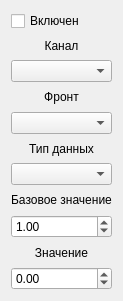
<?xml version="1.0" encoding="UTF-8"?>
<ui version="4.0">
 <class>OScopeTriggerWgt</class>
 <widget class="QWidget" name="OScopeTriggerWgt">
  <property name="geometry">
   <rect>
    <x>0</x>
    <y>0</y>
    <width>121</width>
    <height>301</height>
   </rect>
  </property>
  <property name="windowTitle">
   <string>Form</string>
  </property>
  <layout class="QVBoxLayout" name="verticalLayout">
   <item>
    <widget class="QCheckBox" name="cbTrigEnabled">
     <property name="text">
      <string>Включен</string>
     </property>
    </widget>
   </item>
   <item>
    <widget class="QLabel" name="lblTrigChannel">
     <property name="text">
      <string>Канал</string>
     </property>
     <property name="alignment">
      <set>Qt::AlignCenter</set>
     </property>
    </widget>
   </item>
   <item>
    <widget class="QComboBox" name="cbTrigChannel"/>
   </item>
   <item>
    <widget class="QLabel" name="lblTrigType">
     <property name="text">
      <string>Фронт</string>
     </property>
     <property name="alignment">
      <set>Qt::AlignCenter</set>
     </property>
    </widget>
   </item>
   <item>
    <widget class="QComboBox" name="cbTrigType"/>
   </item>
   <item>
    <widget class="QLabel" name="lblDataType">
     <property name="text">
      <string>Тип данных</string>
     </property>
     <property name="alignment">
      <set>Qt::AlignCenter</set>
     </property>
    </widget>
   </item>
   <item>
    <widget class="QComboBox" name="cbDataType"/>
   </item>
   <item>
    <widget class="QLabel" name="lblBaseValue">
     <property name="text">
      <string>Базовое значение</string>
     </property>
     <property name="alignment">
      <set>Qt::AlignCenter</set>
     </property>
    </widget>
   </item>
   <item>
    <widget class="QDoubleSpinBox" name="dsbBaseValue">
     <property name="minimum">
      <double>0.010000000000000</double>
     </property>
     <property name="maximum">
      <double>2147483647.000000000000000</double>
     </property>
     <property name="stepType">
      <enum>QAbstractSpinBox::AdaptiveDecimalStepType</enum>
     </property>
     <property name="value">
      <double>1.000000000000000</double>
     </property>
    </widget>
   </item>
   <item>
    <widget class="QLabel" name="lblTrigValue">
     <property name="text">
      <string>Значение</string>
     </property>
     <property name="alignment">
      <set>Qt::AlignCenter</set>
     </property>
    </widget>
   </item>
   <item>
    <widget class="QDoubleSpinBox" name="dsbTrigValue">
     <property name="sizePolicy">
      <sizepolicy hsizetype="Ignored" vsizetype="Fixed">
       <horstretch>0</horstretch>
       <verstretch>0</verstretch>
      </sizepolicy>
     </property>
     <property name="minimum">
      <double>-2147483648.000000000000000</double>
     </property>
     <property name="maximum">
      <double>2147483647.000000000000000</double>
     </property>
     <property name="singleStep">
      <double>0.100000000000000</double>
     </property>
     <property name="stepType">
      <enum>QAbstractSpinBox::AdaptiveDecimalStepType</enum>
     </property>
    </widget>
   </item>
  </layout>
 </widget>
 <resources/>
 <connections/>
</ui>
